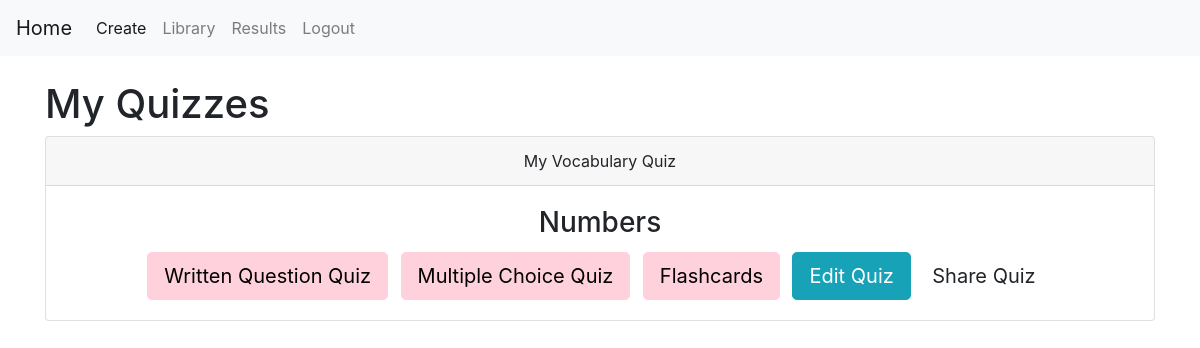
The app's page /library (signed in), older data.
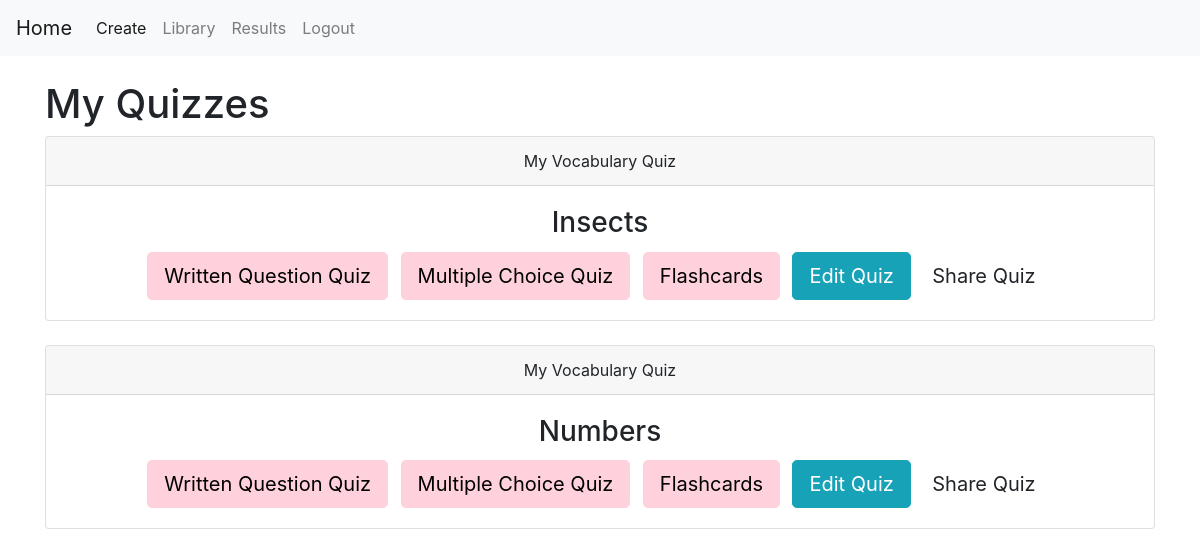
The same page, newer data.
### tables this page shows
CREATE TABLE quizzes (
        quiz_id INTEGER PRIMARY KEY AUTOINCREMENT,
        quiz_name TEXT NOT NULL,
        user_id INTEGER NOT NULL
        );

### flask-project/app.py (the view)
@app.route("/library")
def library():
    if "user_id" not in session:
        return redirect("/login")
    connection = sqlite3.connect(DATABASE)
    cursor = connection.cursor()
    cursor.execute(
        """
        SELECT
            quizzes.quiz_id,
            quizzes.quiz_name,
            quizzes.user_id
        FROM quizzes
        WHERE quizzes.user_id = ?

        OR quizzes.quiz_id IN (
            SELECT quiz_id
            FROM shared_quizzes
            WHERE shared_with_user_id = ?
        )

        ORDER BY quizzes.quiz_id DESC
        """,
        (session["user_id"], session["user_id"])
    )
    quizzes = cursor.fetchall()
    connection.close()
    return render_template("library.html", quizzes=quizzes)

### flask-project/templates/library.html (shortened to what this page needs)
{% extends "base.html" %}
{% block content %}
<h1>My Quizzes</h1>
{% for quiz in quizzes %}
<div class="card text-center mb-4">
    <div class="card-header">
        {% if quiz[2] == session["user_id"] %}
            My Vocabulary Quiz
        {% else %}
            Shared Vocabulary Quiz
        {% endif %}
    </div>
    <div class="card-body">
        <h3 class="card-title">
            {{ quiz[1] }}
        </h3>
        <a href="/written_quiz/{{ quiz[0] }}"
           class="btn btn-pink btn-lg mr-2">
            Written Question Quiz
        </a>
        <a href="/multiple_choice_quiz/{{ quiz[0] }}"
           class="btn btn-pink btn-lg mr-2">
            Multiple Choice Quiz
        </a>
        <a href="/flashcards/{{ quiz[0] }}"
           class="btn btn-pink btn-lg mr-2">
            Flashcards
        </a>
        {% if quiz[2] == session["user_id"] %}
            <a href="/edit_quiz/{{ quiz[0] }}"
               class="btn btn-info btn-lg">
                Edit Quiz
            </a>
            <a href="/share_quiz/{{ quiz[0] }}"
               class="btn btn-lightblue btn-lg">
                Share Quiz
            </a>
        {% endif %}
    </div>
</div>
{% endfor %}
{% endblock %}

Row changes from the older to the newer data that the page shows:
added quizzes: shows "My Vocabulary Quiz", quiz_name "Insects"
